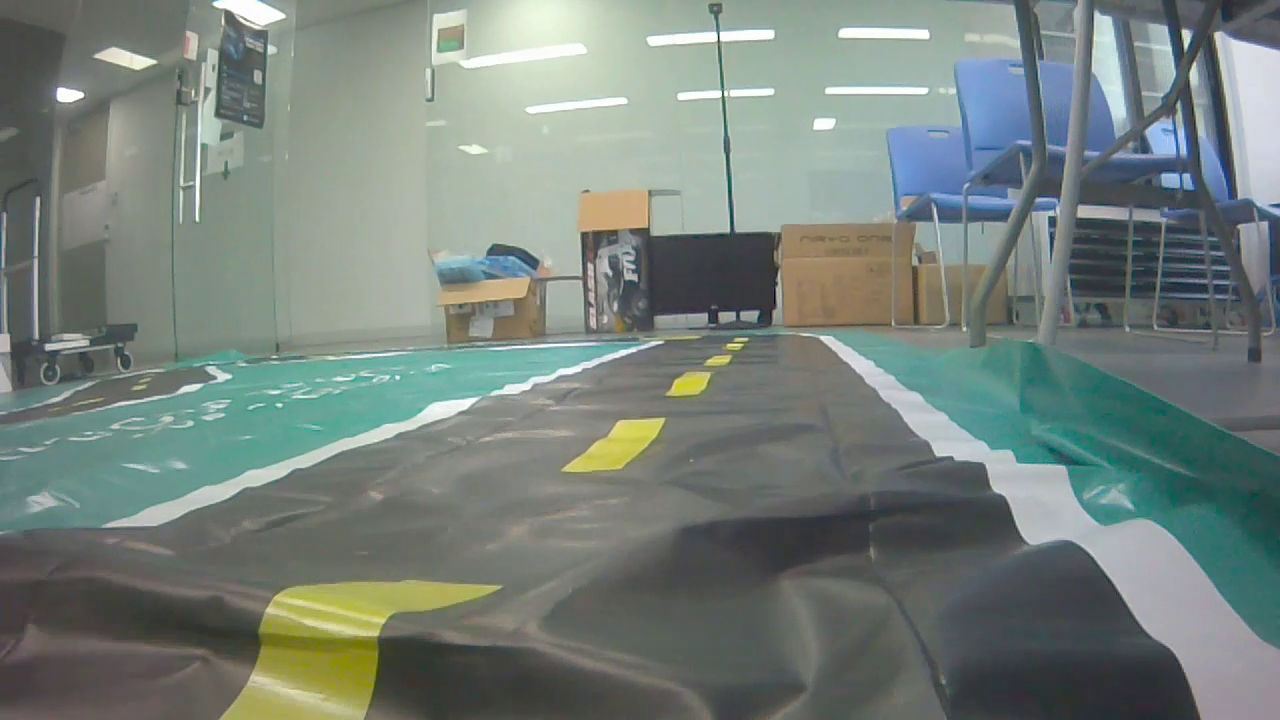
#> input picture frame 10 of ObjectDetection/CJtest/Videos/line.mp4, 1280 x 720 px
$ python test_road.py
#> lines starting #> are read from the running program, lines starting #| are printed output that depends on the picture; after the words box and inside, x2 and y2 are one past the last pixel; in counts of white or black regions, pixels touching at a corner belong together
#> further down, frame is the input picture: shape (720, 1280, 3); mean B, G, R 123.4, 129.6, 118.6
import cv2 as cv
import numpy as np

#development environment
# OS:Windows 10
# Language: python 3.9.1c
# Lib: opencv 4.5.3
#      numpy 1.19.3

#demo버전임. 아직 코드 구현이 미완성임.
#manage 부분과 연결하려면 아마 객체지향으로 바꾸는 게 좋을 것 같긴 한데... 일단 유념해두기

def roi_warp(image):
    height = image.shape[0]
#> height = 720
    width = image.shape[1]
#> width = 1280
    #관심영역과 동일하게 영상기반으로 임의로 설정
    befPoint = np.array([[0, height], [width, height], [width*4/5, height*0.6], [width/5, height*0.6]], dtype=np.float32)
    aftPoint = np.array([[[0, height], [width, height], [width, 0], [0, 0]]], dtype=np.float32)
    matrix = cv.getPerspectiveTransform(befPoint, aftPoint)
    warp = cv.warpPerspective(image, matrix, (width, height))
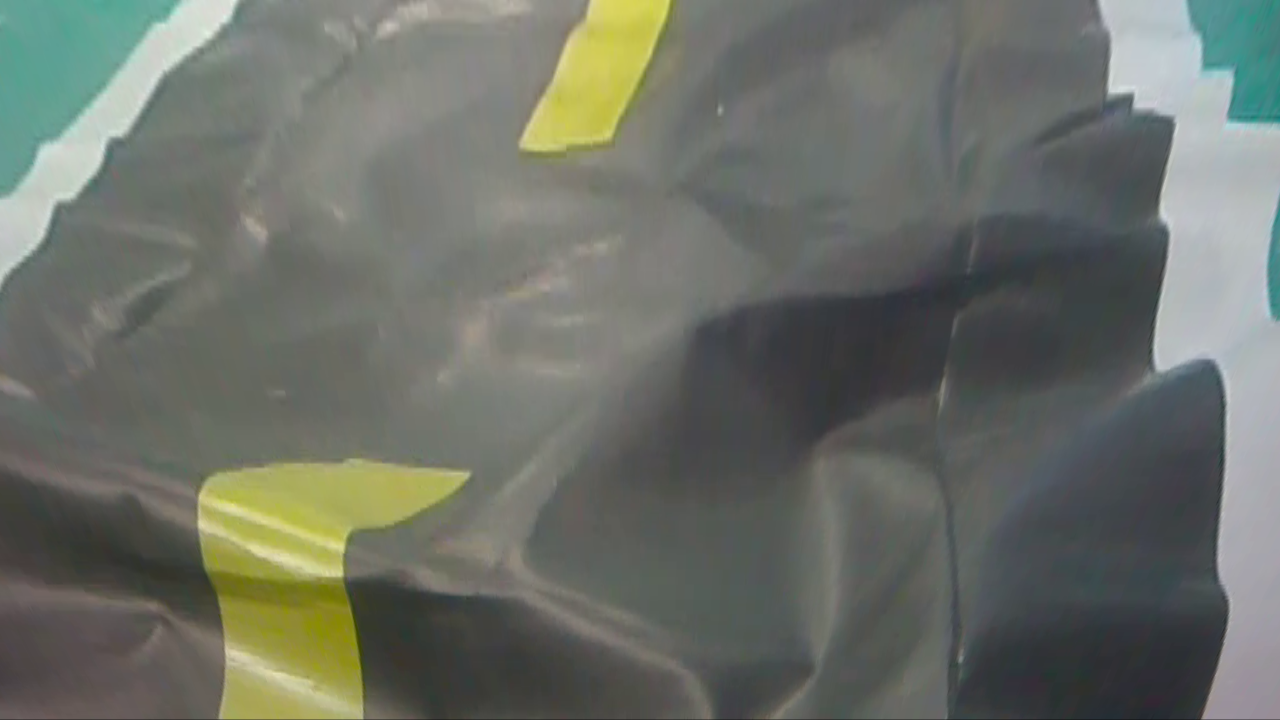
#> warp: shape (720, 1280, 3); mean B, G, R 103.5, 111.8, 107.6
    return warp


def display_hough_lines(image, lines):
    line_image = np.zeros_like(image)
    if lines is not None:
        for i in range(len(lines)):
            for rho, theta in lines[i]:
                a = np.cos(theta)
                b = np.sin(theta)
                x0 = a*rho
                y0 = b*rho
                x1 = int(x0 + 1000*(-b))
                y1 = int(y0 + 1000*(a))
                x2 = int(x0 - 1000*(-b))
                y2 = int(y0 - 1000*(a))

                cv.line(line_image, (x1,y1), (x2, y2), (0,0,255), 5)
    return line_image

fname = 'E:\\python_coding\\2021_summer_intern\\ObjectDetection\\CJtest\\Videos\\line.mp4'
capture = cv.VideoCapture(fname)

#video should manage with frame-by-frame method
while True:
    isTrue, frame = capture.read()
    aftframe = roi_warp(frame)
    #image preprocessing : resizing(640*480, for faster calculation), grayscale(for faster calculation), gaussian blur(for reducing noise)
    dst = cv.resize(aftframe, dsize = (640, 480), interpolation = cv.INTER_AREA)
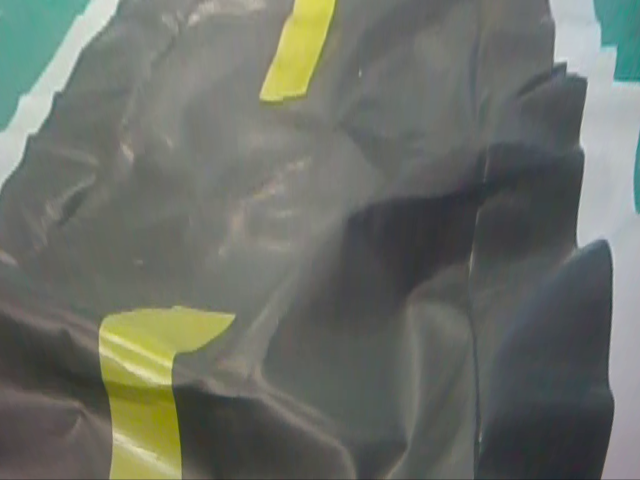
#> dst: shape (480, 640, 3); mean B, G, R 103.5, 111.8, 107.6
    rot = cv.rotate(dst, cv.ROTATE_90_CLOCKWISE)
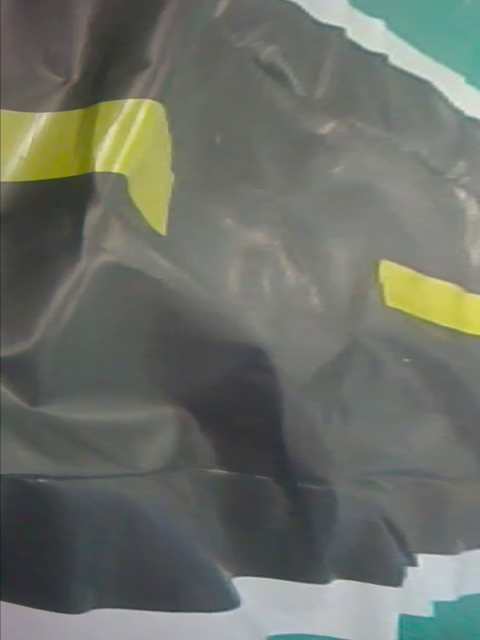
#> rot: shape (640, 480, 3); mean B, G, R 103.5, 111.8, 107.6
    gray = cv.cvtColor(rot, cv.COLOR_BGR2GRAY)
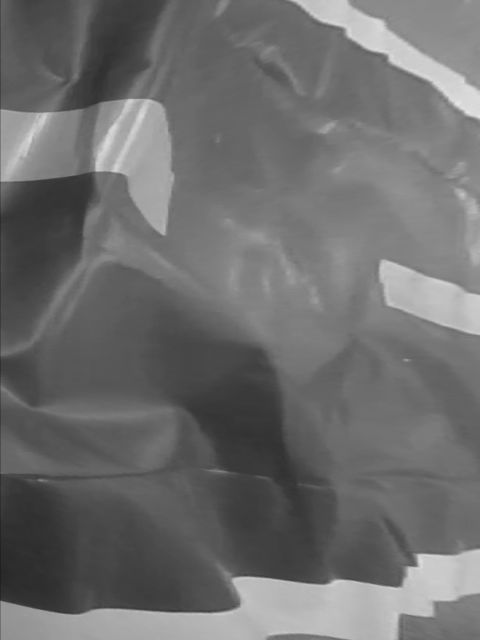
#> gray: shape (640, 480); min 31, max 233, mean 109.6
    blur = cv.GaussianBlur(gray, (3,3), cv.BORDER_DEFAULT)

    #차선 contour 얻어내는 방법
    #Method1(실선 얻어내기)
    # Processing Method
    canny = cv.Canny(gray, 100, 150)
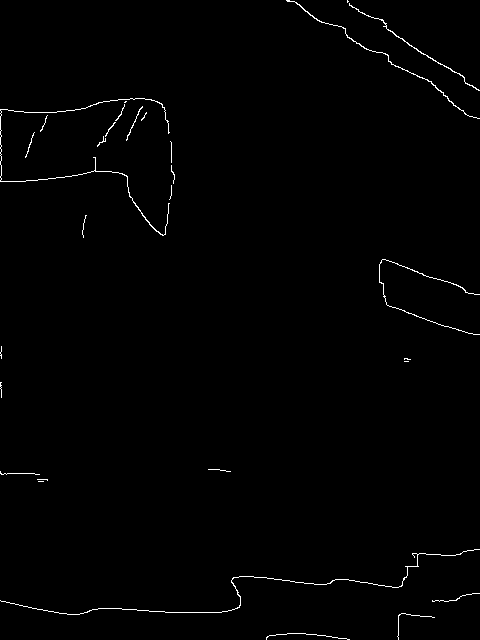
#> canny: shape (640, 480); 0.81% white in thin lines or dots
    _, th = cv.threshold(canny, 100, 255, cv.THRESH_BINARY)
    #Hough Transform
    lane_image = np.copy(rot)
    lines = cv.HoughLines(th, 2, np.pi/180, 230)
#> lines = None
    line_image = display_hough_lines(lane_image, lines)
#> line_image: shape (640, 480, 3); every value is 0
    result = cv.addWeighted(lane_image, 0.7, line_image, 1, 1)
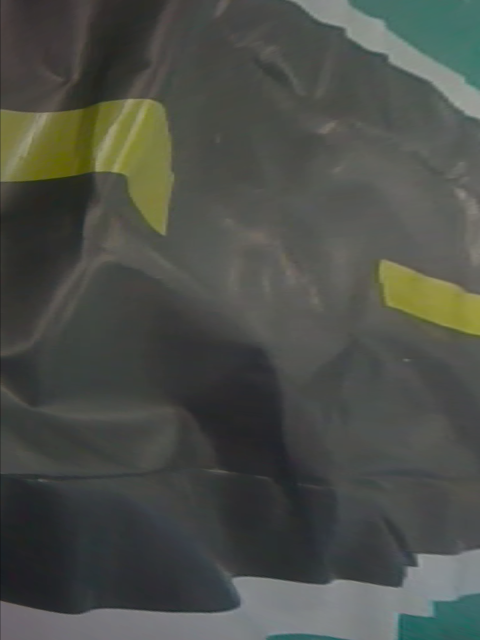
#> result: shape (640, 480, 3); mean B, G, R 73.4, 79.2, 76.3

    #Method2(실선 얻어내기)
    # Processing Method
    _, thresh = cv.threshold(blur, 190, 255, cv.THRESH_BINARY)
#> thresh: shape (640, 480); 3.7% white; 28 white regions (13 under 20 px), largest, box (x1, y1, x2, y2) and area: (296, 0, 480, 118) 4560, (405, 551, 480, 615) 2845, (424, 278, 457, 311) 674
    flip_thresh = cv.flip(thresh, 0)
#> flip_thresh: shape (640, 480); 3.7% white; 28 white regions (13 under 20 px), largest, box (x1, y1, x2, y2) and area: (296, 522, 480, 640) 4560, (405, 25, 480, 89) 2845, (424, 329, 457, 362) 674
    flipped_thresh = cv.flip(flip_thresh, 1)
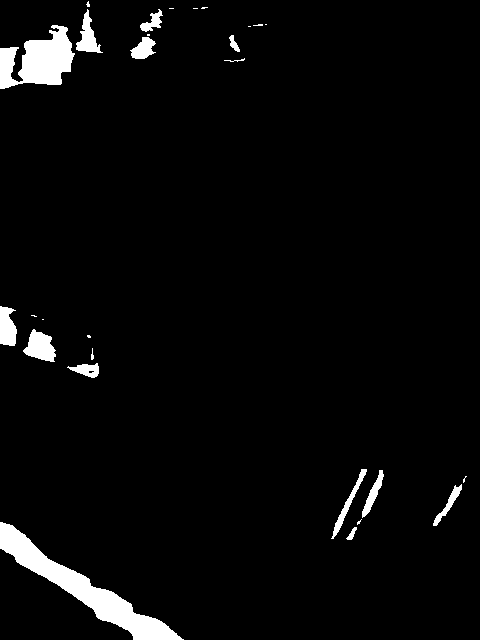
#> flipped_thresh: shape (640, 480); 3.7% white; 28 white regions (13 under 20 px)
    coordx = np.array([])
    coordy = np.array([])
    for x in range(480):
        for y in range(640):
            if flipped_thresh[y][x] != 0:
                coordx = np.append(coordx, np.array([x]))
                coordy = np.append(coordy, np.array([y]))
    # Polyfit
    # fit = np.polyfit(coordx,coordy,4)
    # a, b, c, d, e = fit
    # print(a,"x^4+",b,"x^3+",c,"x^2+",d,"x+",e)
    fit = np.polyfit(coordx, coordy, 1)
    a, b = fit
    print(a,"x+",b)

    #TFR+Labeling 이용하기(점선 얻어내기)
    contours, _ = cv.findContours(th, cv.RETR_TREE, cv.CHAIN_APPROX_SIMPLE)
#> contours = 29 contours, 24 with area under 20; largest, box (x1, y1, x2, y2) and area: (286, 0, 480, 119) 74, (349, 3, 480, 91) 62, (0, 98, 170, 236) 48, (0, 549, 480, 615) 26, (379, 259, 480, 335) 25
    for contour in contours:
        approx = cv.approxPolyDP(contour, 0.01 * cv.arcLength(contour, True), True)
        area = cv.contourArea(approx)

        if len(approx) >= 3 and len(approx) <= 5:
            if area > 300:
                cv.drawContours(result, [approx], 0, (0, 255, 0), 5)
#> this loop made 29 passes
#> area on passes 4, 13, 26, 27, 29: 739.5, 167, 76.5, 43.5, 242.5

    #Labeling 위해서 contour 얻어내기
    # _, labels, stats, centroids = cv.connectedComponentsWithStats(th)
    # print(stats)
    # cv.imshow('er', th)

    cv.imshow('result',result)

    # stop trigger
    if cv.waitKey(20) & 0xFF == ord('d'):
#> (key Esc is pressed here)
        break

capture.release()
cv.destroyAllWindows()

$ run again, starting later in the video
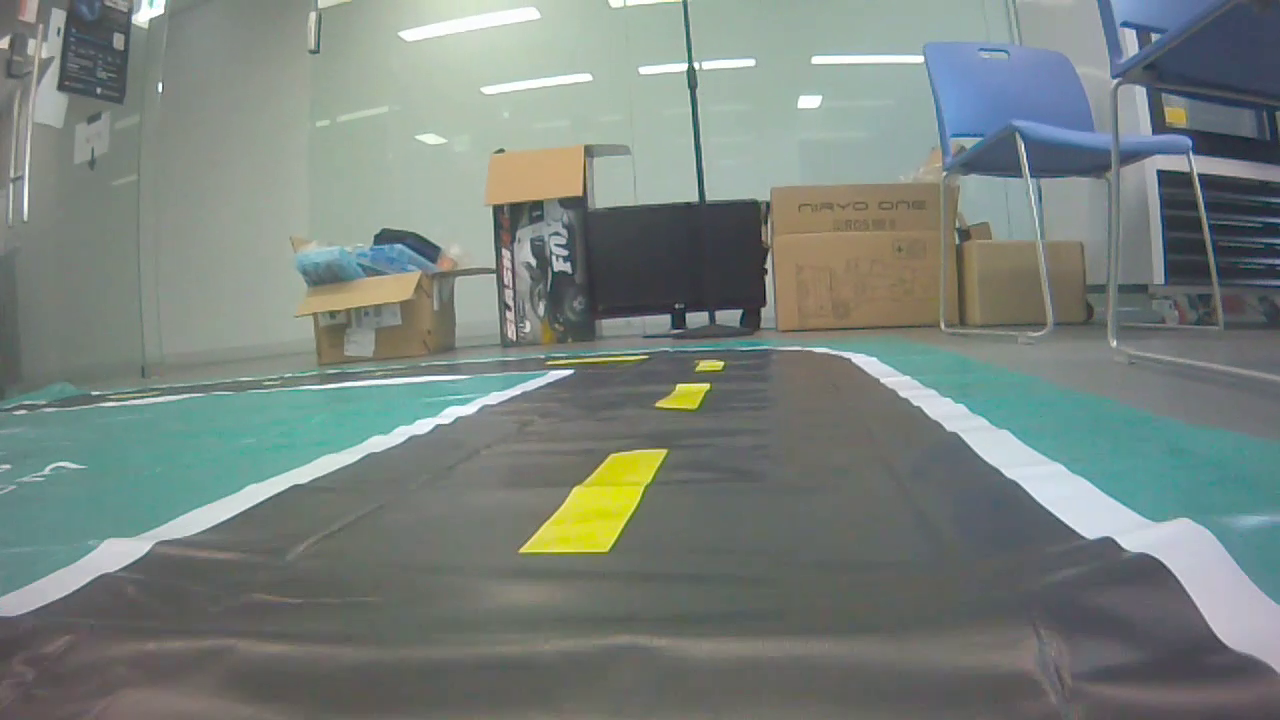
#> input picture frame 45 of ObjectDetection/CJtest/Videos/line.mp4, 1280 x 720 px
#> frame is the input picture: shape (720, 1280, 3); mean B, G, R 125.5, 131, 121.2
#> `canny = cv.Canny(gray, 100, 150)`:
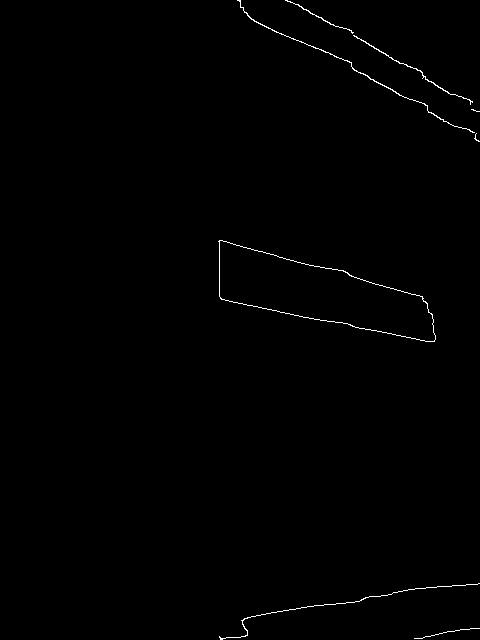
#> canny: shape (640, 480); 0.5% white in thin lines or dots, all inside (x1, y1, x2, y2) = (218, 0, 480, 640)
#> lines = None
#> line_image: shape (640, 480, 3); every value is 0
#> thresh: shape (640, 480); 7.6% white; 4 white regions, box (x1, y1, x2, y2) and area: (227, 584, 480, 640) 8970, (241, 0, 480, 141) 7002, (220, 242, 348, 322) 6316, (349, 280, 433, 340) 992
#> flip_thresh: shape (640, 480); 7.6% white; 4 white regions, box (x1, y1, x2, y2) and area: (227, 0, 480, 56) 8970, (241, 499, 480, 640) 7002, (220, 318, 348, 398) 6316, (349, 300, 433, 360) 992
#> flipped_thresh: shape (640, 480); 7.6% white; 4 white regions
#> contours = 9 contours, 4 with area under 20; largest, box (x1, y1, x2, y2) and area: (218, 240, 436, 342) 10884, (219, 240, 436, 342) 10866, (237, 0, 475, 133) 76, (353, 35, 473, 105) 53, (285, 0, 354, 34) 25
#> the loop `for contour in contours:` made 9 passes
#> area on passes 2, 7, 8, 9: 150.5, 52.5, 27, 86.5
#> after the loop `for contour in contours:`:
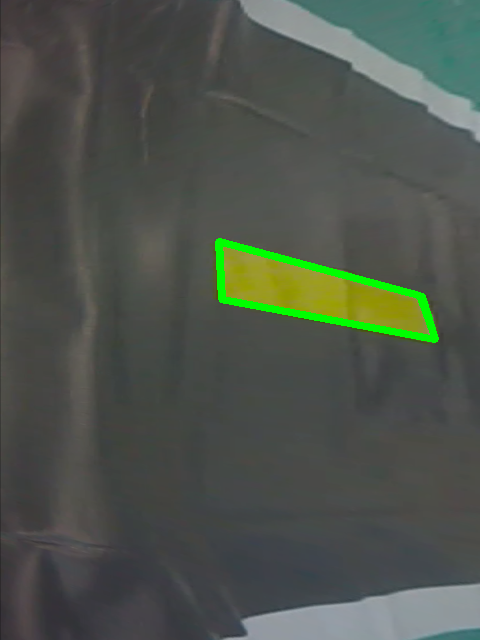
#> result: shape (640, 480, 3); mean B, G, R 75.5, 84.3, 77.6

$ run again, starting later in the video
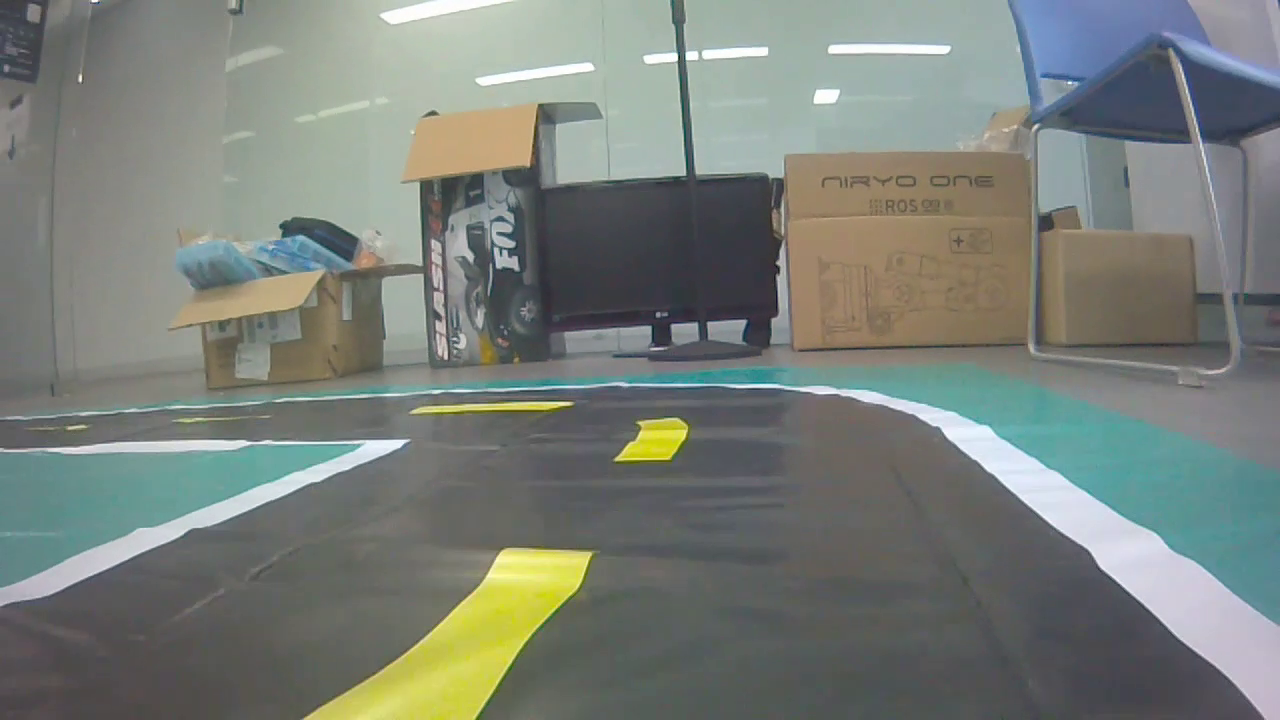
#> input picture frame 80 of ObjectDetection/CJtest/Videos/line.mp4, 1280 x 720 px
#> frame is the input picture: shape (720, 1280, 3); mean B, G, R 121.2, 127.6, 121.4
#> `canny = cv.Canny(gray, 100, 150)`:
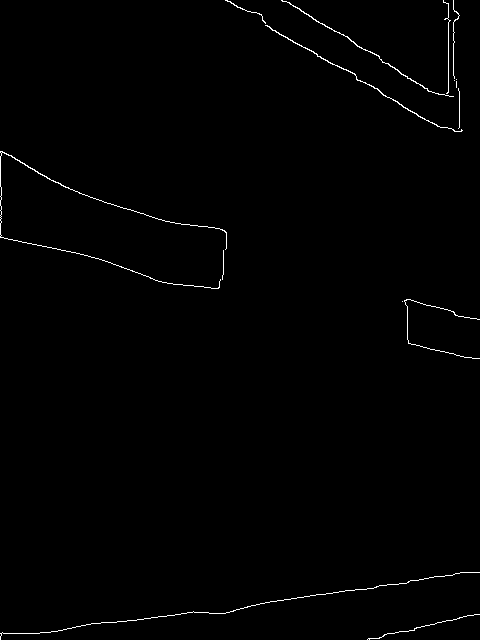
#> canny: shape (640, 480); 0.74% white in thin lines or dots
#> lines = [[632, 1.43]]
#> the loop in display_hough_lines, `for i in range(len(lines)):` made 1 pass
#> thresh: shape (640, 480); 10.7% white; 8 white regions (1 under 20 px), largest, box (x1, y1, x2, y2) and area: (8, 573, 480, 640) 14476, (231, 0, 460, 131) 7119, (74, 193, 225, 287) 6004
#> flip_thresh: shape (640, 480); 10.7% white; 8 white regions (1 under 20 px), largest, box (x1, y1, x2, y2) and area: (8, 0, 480, 67) 14476, (231, 509, 460, 640) 7119, (74, 353, 225, 447) 6004
#> `flipped_thresh = cv.flip(flip_thresh, 1)`:
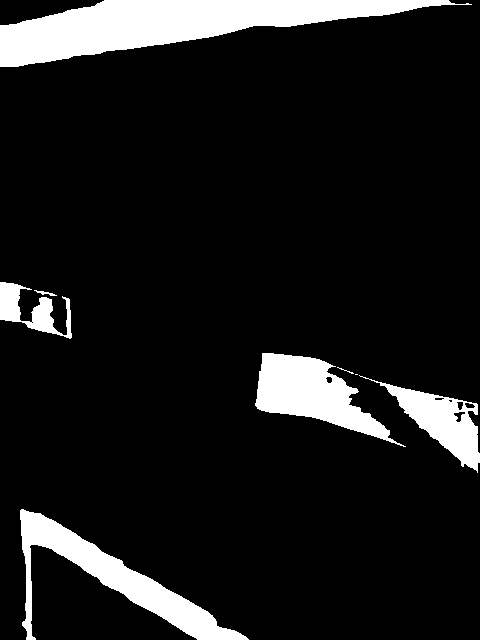
#> flipped_thresh: shape (640, 480); 10.7% white; 8 white regions (1 under 20 px)
#> contours = 16 contours, 13 with area under 20; largest, box (x1, y1, x2, y2) and area: (265, 25, 463, 132) 90, (281, 0, 454, 97) 74, (0, 151, 227, 289) 48
#> the loop `for contour in contours:` made 16 passes
#> area on passes 4, 6, 14: 30, 180, 38
